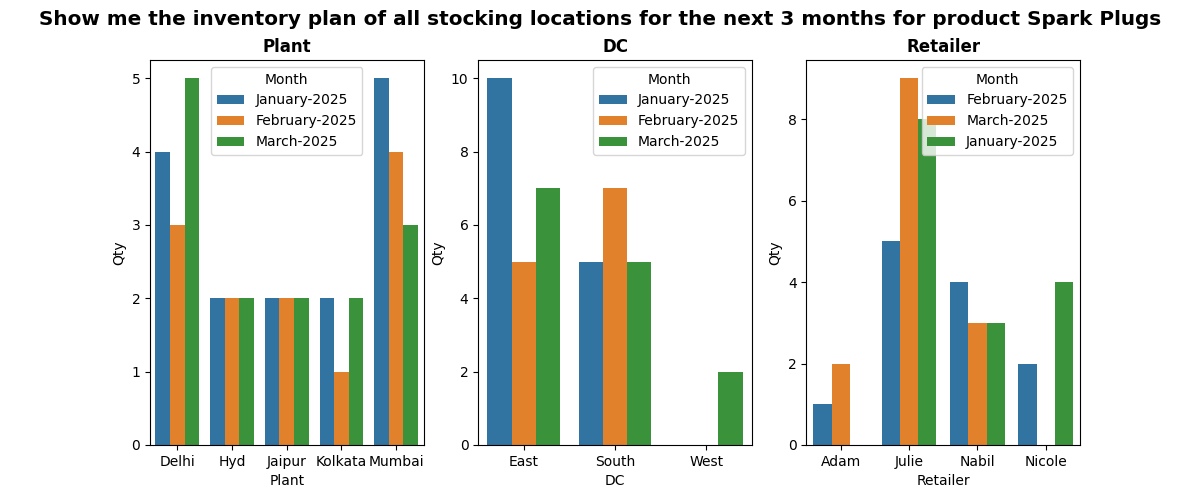

Generate this figure with Python:

#imports
import pandas as pd
import numpy as np
# using seaborn for charts as group bar in subplots as it seems not possible in plotly
import seaborn as sb 
import matplotlib.pyplot as plt


# Read data from sample dummy

df = pd.read_csv('dummy.csv')
product="Spark Plugs"
df = df[df["Product_ID"]== product]

#Use GroupBy() to compute the sum
p = pd.DataFrame()
plant = pd.DataFrame()
p = df.groupby(['Plant', 'Date'])['Qty'].sum()
plant = p.to_frame()
plant.reset_index( inplace=True)
plant['Month'] = pd.to_datetime(plant['Date']).dt.strftime('%B-%Y')


dc = pd.DataFrame()
dc = df.groupby(['DC','Date'])['Qty'].sum()
dc = dc.to_frame()
dc.reset_index( inplace=True)
dc['Month'] = pd.to_datetime(dc['Date']).dt.strftime('%B-%Y')


r = pd.DataFrame()
r = df.groupby(['Retailer', 'Date'])['Qty'].sum()
r = r.to_frame()
r.reset_index( inplace=True)
r['Month'] = pd.to_datetime(r['Date']).dt.strftime('%B-%Y')


fig, axes = plt.subplots(1,3, figsize=(12, 5))

# plot barplot 
plnt= sb.barplot(x="Plant", y="Qty",  hue="Month", data=plant,ax=axes[0]) 
sb.barplot(x="DC", y="Qty",  hue="Month", data=dc, ax=axes[1]) 
sb.barplot(x="Retailer", y="Qty",  hue="Month", data=r, ax=axes[2]) 
axes[0].set_title("Plant",weight = 'bold')
axes[1].set_title("DC",weight = 'bold')
axes[2].set_title("Retailer",weight = 'bold')
fig.suptitle("Show me the inventory plan of all stocking locations for the next 3 months for product "+product, fontsize = 'x-large', 
             weight = 'bold') 
plt.show()
